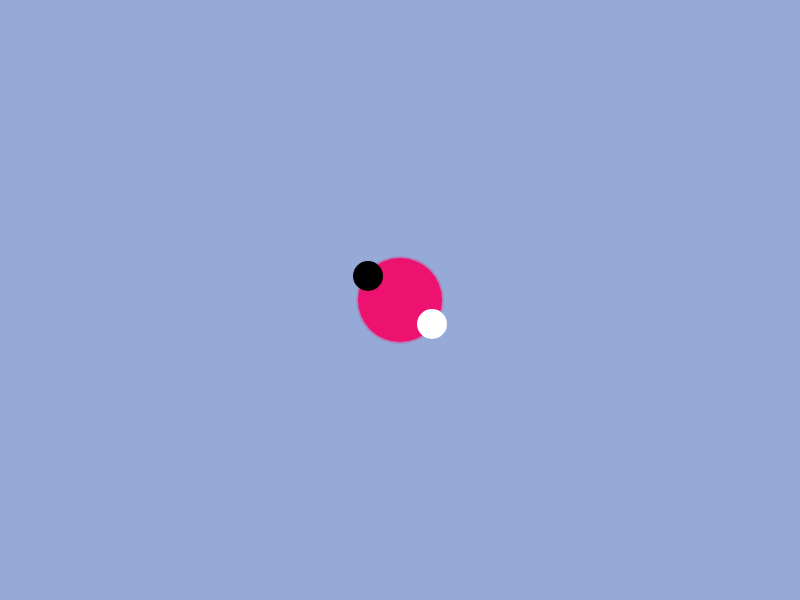
Frame 1 (no input)
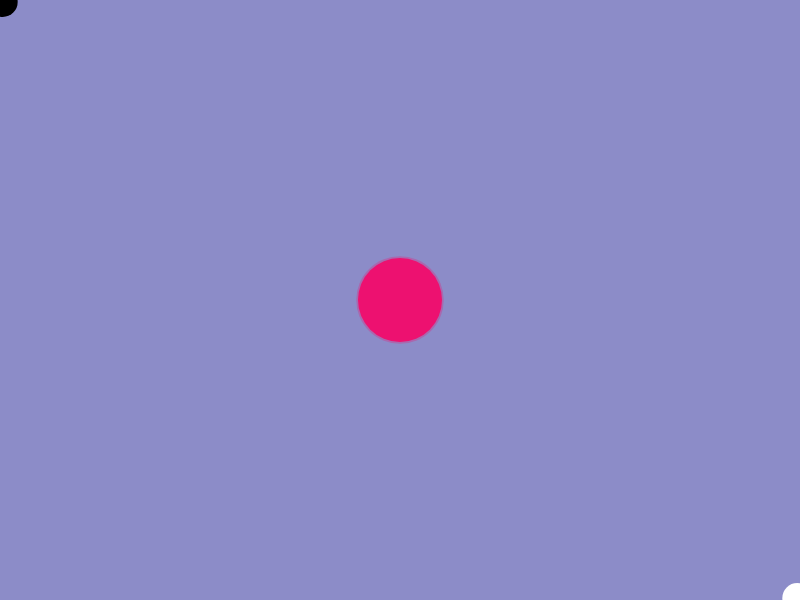
Frame 60 (no input)
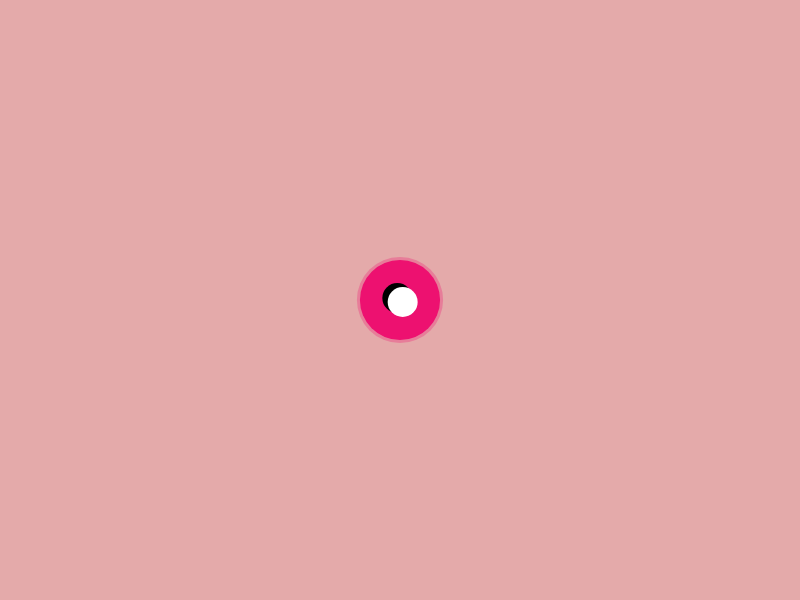
Frame 120 (the mouse pressed at the canvas centre since frame 60)

The p5.js sketch that drew these frames (run headless with seeded random() and noise() and a simulated clock; from frame 60 on, the mouse is pressed at the canvas centre):

// p5.js sketch
// ── sketch.js
// Study 1 - Natalija
// Mirrored from OpenProcessing sketch 2901340.
// Original: https://openprocessing.org/sketch/2901340
// License shown on OpenProcessing: CC BY-NC-SA 3.0

// !!! Converted from Processing to p5.js !!!

let circleX = 0;
let circleY = 0;
let acircleX = 0;
let acircleY = 0;
let ballX, ballY;
let aballX, aballY;
let targetX, targetY;

let circleSize = 120;
let acircleSize = 125;
let ballSize = 30;
let aballSize = ballSize;

let easingAmount = 0.08;
let s = 0.7 + 0.06 * Math.sin(0);

let isWandering = false;

let r = 255, g = 255, b = 255;

function setup() {
  createCanvas(800, 600);

  ballX = width / 2;
  ballY = height / 2;
  targetX = ballX;
  targetY = ballY;

  // second ball being reverse and starting in middle
  aballX = width / 2;
  aballY = height / 2;
}

function draw() {

  // hovering over circle
  let distance = dist(mouseX, mouseY, width / 2, height / 2);
  let hovering = distance < (circleSize * s) / 2;

  // bg colour change
  let r = map(targetX, 0, width, 200, 255);
  let g = map(targetX, 0, width, 160, 180);
  let b = map(targetY, 0, height, 160, 180);

  // blues for automatic colour bg change
  let d = map(targetX, 0, width, 140, 160);
  let f = map(targetX, 0, width, 140, 200);
  let k = map(targetY, 0, height, 200, 230);

  // changing colour groups
  if (hovering) {
    background(r, g, b);
  } else {
    background(d, f, k);
  }

  // "shadow" circle
  if (hovering) {
    if (acircleSize > 600) {
      s = 0.7 + 0.1 * Math.sin(frameCount * 0.3);
    } else {
      s = 0.7 + 0.06 * Math.sin(frameCount * 0.08);
    }
  }

  fill(237, 17, 112, 75);
  noStroke();
  ellipse(width / 2, height / 2, acircleSize * s, acircleSize * s);

  // middle circle
  if (hovering) {
    if (circleSize > 600) {
      s = 0.7 + 0.1 * Math.sin(frameCount * 0.2);
    } else {
      s = 0.7 + 0.06 * Math.sin(frameCount * 0.1);
    }
  }

  fill(237, 17, 112);
  noStroke();
  ellipse(width / 2, height / 2, circleSize * s, circleSize * s);

  // trying to achieve that delayed sort of motion
  if (isWandering) {
    if (frameCount % 40 === 0) {
      targetX = random(ballSize / 2, width - ballSize / 2);
      targetY = random(ballSize / 2, height - ballSize / 2);
    }
  } else {
    // small circle following the mouse
    targetX = mouseX;
    targetY = mouseY;
  }

  // easing motion
  ballX += (targetX - ballX) * easingAmount;
  ballY += (targetY - ballY) * easingAmount;

  // second circle always reverse
  aballX = width - ballX;
  aballY = height - ballY;

  // small circle, changing colour if the big ball becomes too big
  if (circleSize > 600) {
    fill(255);
  } else {
    fill(0);
  }
  noStroke();
  ellipse(ballX, ballY, ballSize, ballSize);

  // second small circle, also colour change
  if (circleSize > 600) {
    fill(0);
  } else {
    fill(255);
  }
  noStroke();
  ellipse(aballX, aballY, aballSize, aballSize);

  // text effect
  let shakeX = (noise(frameCount * 0.2) - 0.5) * 10;
  let shakeY = (noise(frameCount * 0.2 + 100) - 0.5) * 10;

  if (hovering && circleSize > 650) {
    textAlign(CENTER, CENTER);
    textSize(22);
    fill(0);
    text("go back...", width / 2 + shakeX, height / 2 + shakeY);
  }
}

function keyPressed() {
  // changing size of middle circle
  if (keyCode === 38) { // UP arrow
    circleSize += 10;
    acircleSize += 11;
  } else if (keyCode === 40) { // DOWN arrow
    circleSize -= 10;
    acircleSize -= 11;
  }

  if (key === ' ') {
    isWandering = !isWandering;
  }
}

function mouseClicked() {
  // making the background dynamic?
}
